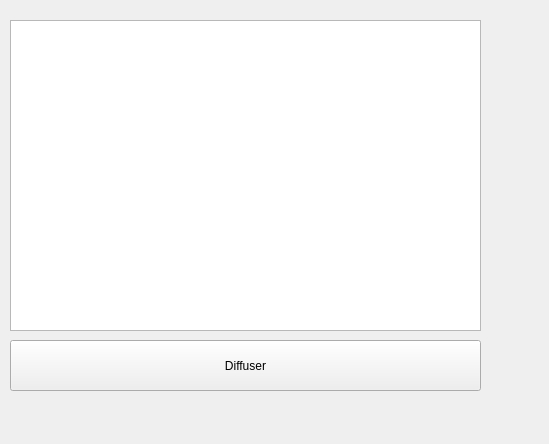
<?xml version="1.0" encoding="UTF-8"?>
<ui version="4.0">
 <class>ServeurPanneauxSimple</class>
 <widget class="QWidget" name="ServeurPanneauxSimple">
  <property name="geometry">
   <rect>
    <x>0</x>
    <y>0</y>
    <width>549</width>
    <height>444</height>
   </rect>
  </property>
  <property name="windowTitle">
   <string>Serveur pour les panneaux d'affichage</string>
  </property>
  <widget class="QTextEdit" name="textEditInformation">
   <property name="geometry">
    <rect>
     <x>10</x>
     <y>20</y>
     <width>471</width>
     <height>311</height>
    </rect>
   </property>
  </widget>
  <widget class="QPushButton" name="pushButton">
   <property name="geometry">
    <rect>
     <x>10</x>
     <y>340</y>
     <width>471</width>
     <height>51</height>
    </rect>
   </property>
   <property name="text">
    <string>Diffuser</string>
   </property>
  </widget>
 </widget>
 <resources/>
 <connections/>
</ui>
